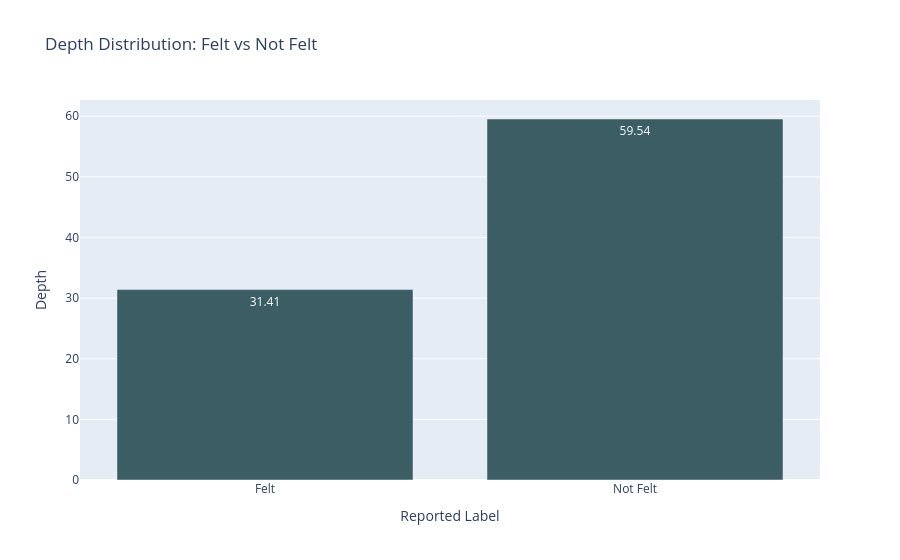

The cell this chart's notebook holds for it:
### Code cell
px.bar(plot_df, x='reported_label', y='depth', title='Depth Distribution: Felt vs Not Felt' ,
        color_discrete_sequence=[ "#3B5E64"], labels= {'reported_label' : 'Reported Label' , 'depth' : 'Depth'},
         text_auto= True )

### Figure 1 — Plotly figure (JSON) as saved in the notebook; plotly's stock layout.template omitted (floating-point values rounded to 4 significant figures)
{"data": [{"hovertemplate": "Reported Label=%{x}<br>Depth=%{y}<extra></extra>", "legendgroup": "", "marker": {"color": "#3B5E64", "pattern": {"shape": ""}}, "name": "", "orientation": "v", "showlegend": false, "textposition": "auto", "texttemplate": "%{y}", "type": "bar", "x": ["Felt", "Not Felt"], "xaxis": "x", "y": [31.41, 59.54], "yaxis": "y"}], "layout": {"barmode": "relative", "legend": {"tracegroupgap": 0}, "title": {"text": "Depth Distribution: Felt vs Not Felt"}, "xaxis": {"anchor": "y", "domain": [0, 1], "title": {"text": "Reported Label"}}, "yaxis": {"anchor": "x", "domain": [0, 1], "title": {"text": "Depth"}}}}
